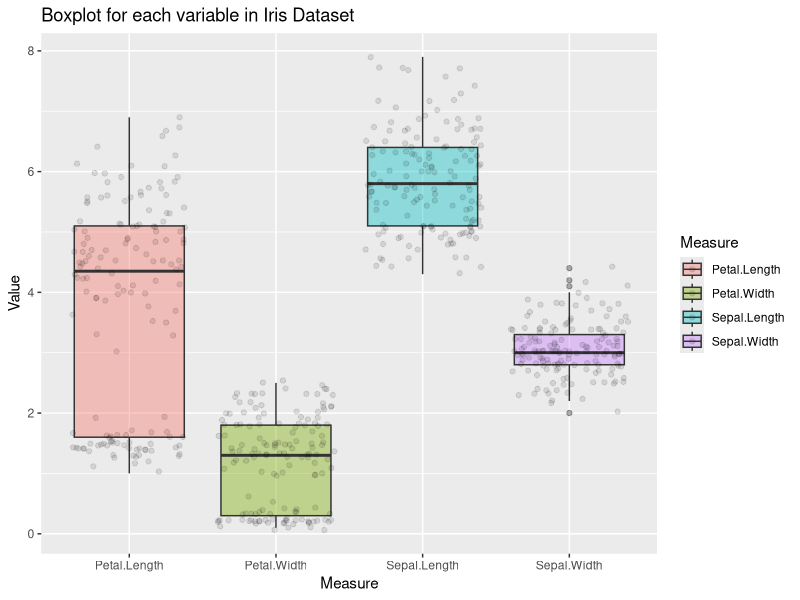
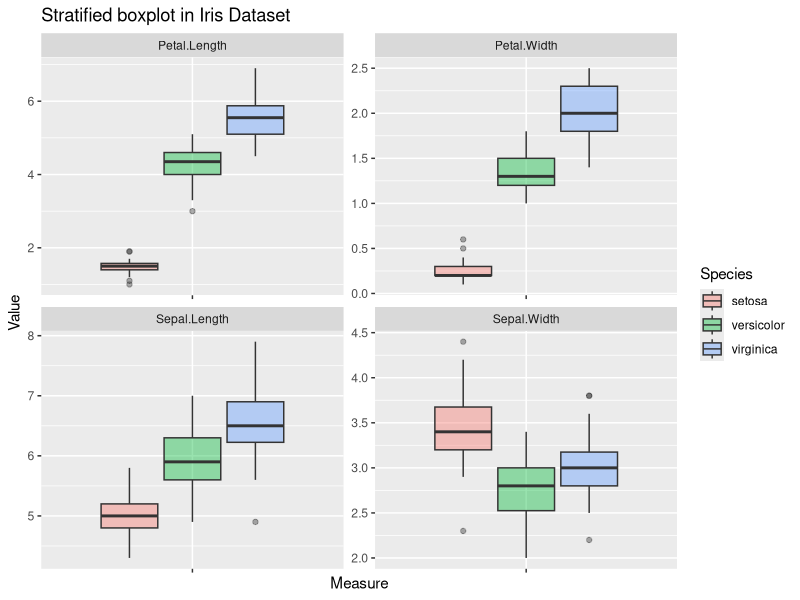
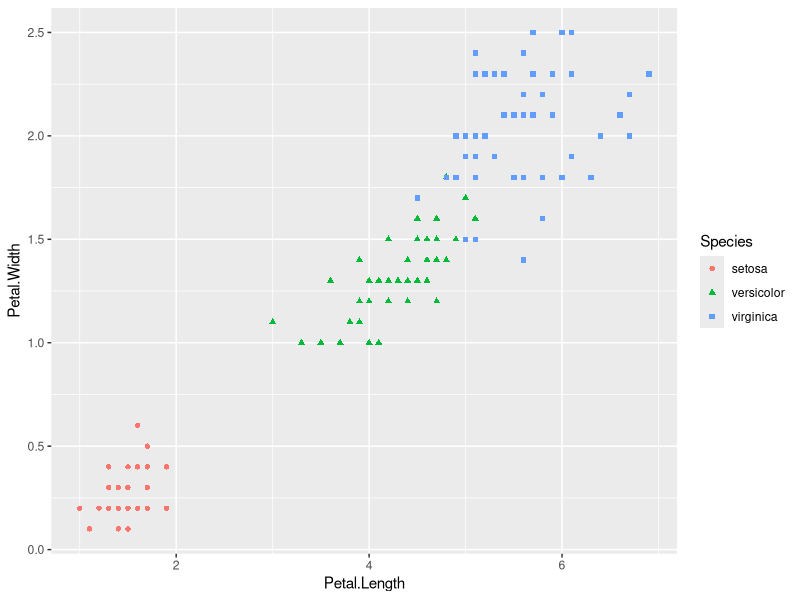
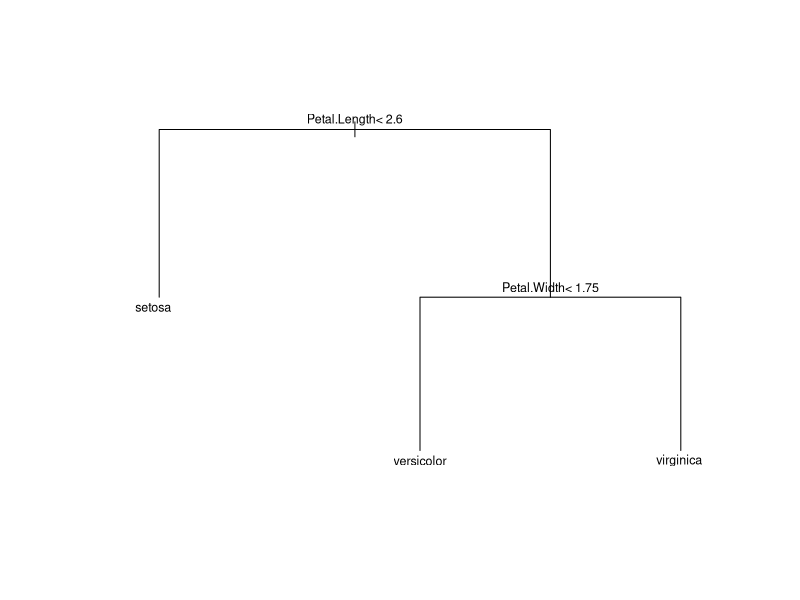
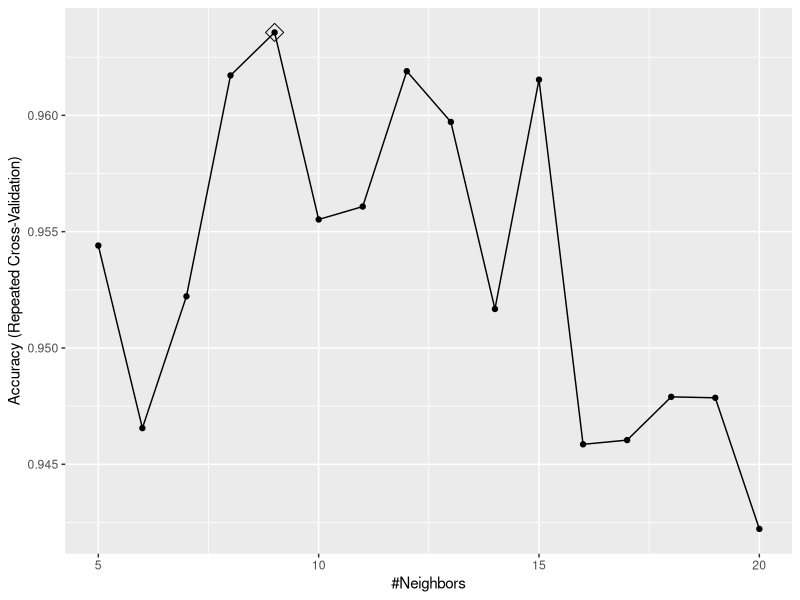
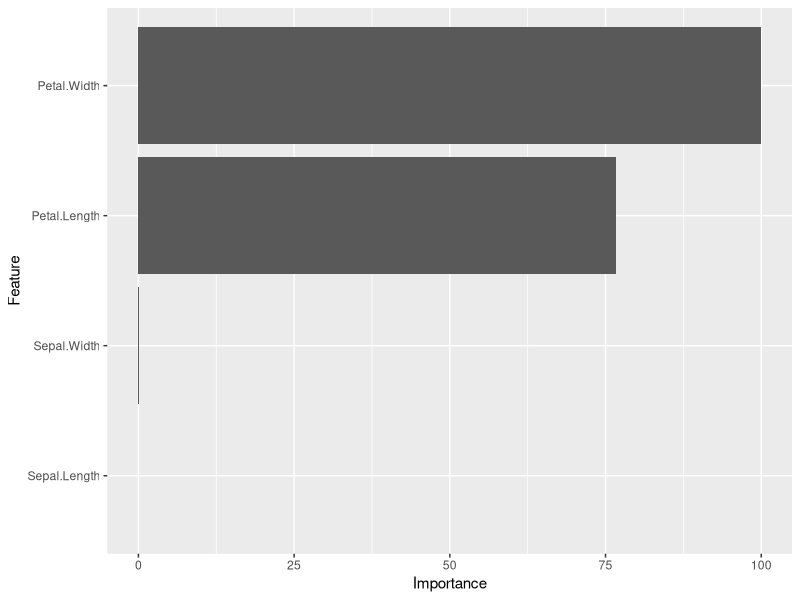
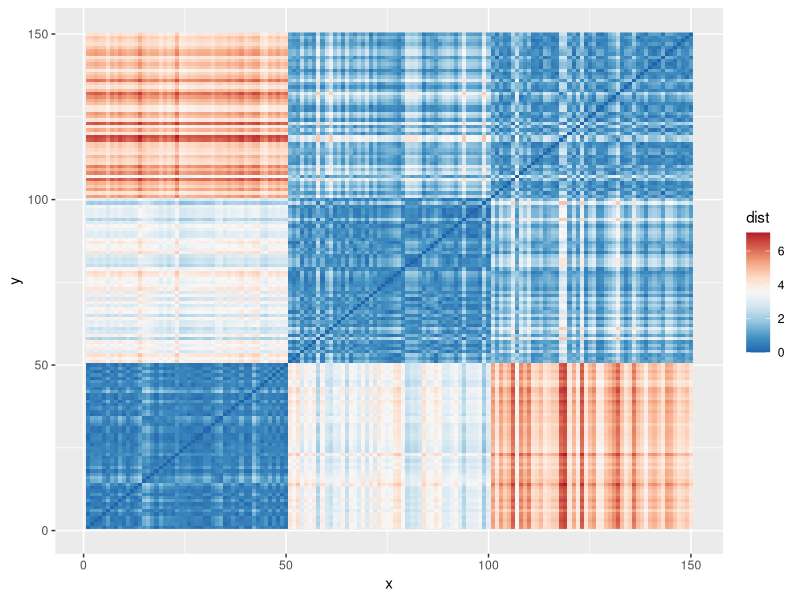
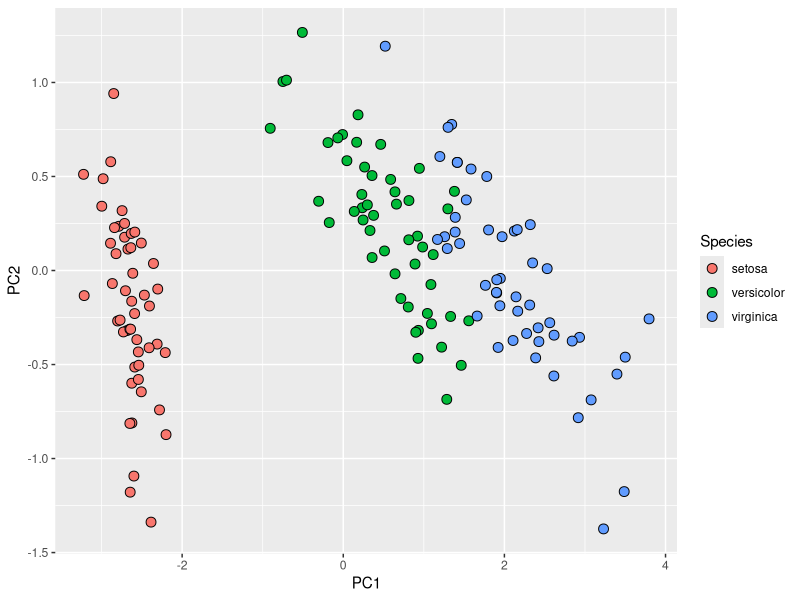

R code for these plots, in order:
# Remarks -------------------------------------------------------------
# Description: Iris Dataset Analysis Report
# Author: Manuel Alexis Mena Nieves
# Github: https://github.com/alexismenanieves/Iris_Dataset
# Date: September 17, 2019

# Step 1. Load and understand the data, tidy it if necessary-----------
library(tidyverse)
data(iris)
dim(iris)
str(iris)
summary(iris)
#   As we see, Iris dataset is spread by its variables, let's tidy it

# Step 2. Exploratory analysis ----------------------------------------
#   Let's see measures boxplot
iris %>% gather(Measure,Value, -Species) %>% ggplot(aes(x = Measure, y = Value, fill = Measure)) + 
  geom_boxplot(alpha = 0.4) + labs(title = "Boxplot for each variable in Iris Dataset") + 
  geom_jitter(alpha = 0.1)

#   Let's see the boxplot stratified by specie
iris %>% gather(Measure, Value, -Species) %>% ggplot(aes(x = Measure, y = Value, fill = Species)) + 
  geom_boxplot(alpha = 0.4) + facet_wrap(~ Measure, scales = "free") + 
  theme(axis.text.x = element_blank()) + labs(title = "Stratified boxplot in Iris Dataset")

#   It seems that Petal.Length and Petal.Width can explain the data, let's plot
iris %>% ggplot(aes(x = Petal.Length, y = Petal.Width, colour = Species)) + 
  geom_point(aes(shape = Species))

# Step 3. Modelling the data ------------------------------------------
library(caret)
set.seed(1979)
#   Create a train and test set
index <- createDataPartition(iris$Species, times = 1, p = 0.3, list = FALSE )
train_set <- iris[-index,]
test_set <- iris[index,]

#   Let's try a machine learning algorithm, in this case a decision tree
fitControl <- trainControl(method = "repeatedcv", number = 10, repeats = 5)
train_rpart <- train(Species ~ ., data = train_set, method = "rpart", trControl = fitControl) 
y_hat_tree <- predict(train_rpart,test_set)
confusionMatrix(y_hat_tree, test_set$Species)
plot(train_rpart$finalModel, margin = 0.1)
text(train_rpart$finalModel, cex = 0.75)

#   Now let's try the KNN algorithm
train_knn <- train(Species ~., data = train_set, method = "knn", trControl = fitControl, 
                   tuneGrid = data.frame(k = seq(5,20,1)))
y_hat_knn <- predict(train_knn, test_set)
confusionMatrix(y_hat_knn, test_set$Species)
ggplot(train_knn,highlight = TRUE)

#   To complete the modelling, let's try the random forest algorithm
train_rf <- train(Species ~., data = train_set, method ="rf", trControl = fitControl)
y_hat_rf <- predict(train_rf, test_set)
confusionMatrix(y_hat_rf, test_set$Species)
ggplot(varImp(train_rf))

#   Applying PCA
dist <- as.matrix(dist(iris[,1:4]))
as.data.frame(dist) %>% mutate(x = row_number()) %>% 
  gather(key = "y", value = "dist",-x, convert = TRUE) %>% 
  ggplot(aes(x,y,fill = dist)) + geom_raster() + 
  scale_fill_gradientn(colors  = rev(RColorBrewer::brewer.pal(9,"RdBu")))
cor(iris[,1:4])
pca <- prcomp(iris[,1:4])
summary(pca)
data.frame(pca$x[,1:2], Species = iris$Species) %>% 
  ggplot(aes(PC1, PC2, fill = Species)) + geom_point(cex = 3, pch = 21)
qplot(x = dist(iris[,1:4]),y = dist(pca$x[,1:2])) + geom_abline(color = "red") + 
  labs(title = "Distance comparison between Base and PCA ", 
       x = "Base distance", y = "PCA distance")
